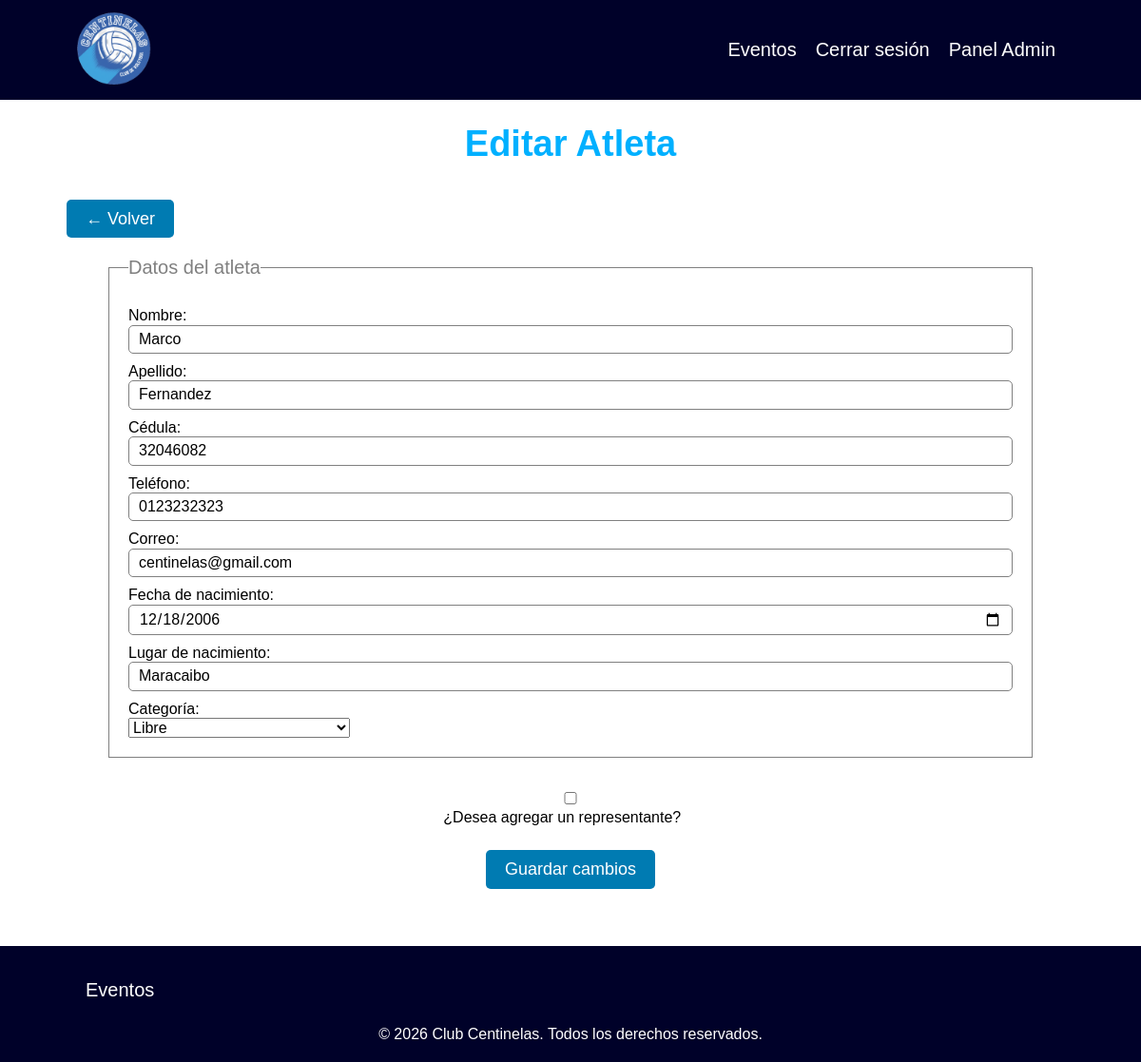
The page /admin/estudiantes/editar.php?id=12 (signed in) on the database its author committed.
### tables this page shows
CREATE TABLE `estudiantes` (
  `id` int(11) NOT NULL,
  `persona_id` int(11) DEFAULT NULL,
  `categoria_id` int(11) DEFAULT NULL,
  `representante_id` int(11) DEFAULT NULL,
  `fecha_nacimiento` date DEFAULT NULL,
  `lugar_nacimiento` varchar(150) DEFAULT NULL
);

CREATE TABLE `personas` (
  `id` int(11) NOT NULL,
  `nombre` varchar(100) NOT NULL,
  `apellido` varchar(100) NOT NULL,
  `cedula` varchar(100) NOT NULL,
  `telefono` varchar(20) DEFAULT NULL,
  `correo` varchar(100) DEFAULT NULL
);

CREATE TABLE `categorias` (
  `id` int(11) NOT NULL,
  `nombre` varchar(100) NOT NULL,
  `descripcion` text DEFAULT NULL
);

### src/Estudiante.php (called while the page is built, shortened)
<?php
class Estudiante {
    public static function findById($id) {
        $conn = DB::conectar();
        $sql = 'SELECT
                    e.id,
                    e.persona_id,
                    e.categoria_id,
                    e.representante_id,
                    e.fecha_nacimiento,
                    e.lugar_nacimiento,
                    p.nombre           AS nombre,
                    p.apellido         AS apellido,
                    p.cedula           AS cedula,
                    p.telefono         AS telefono,
                    p.correo           AS correo,
                    c.nombre           AS categoria_nombre,
                    rp.nombre          AS rep_nombre,
                    rp.apellido        AS rep_apellido,
                    rp.cedula          AS rep_cedula,
                    rp.telefono        AS rep_telefono,
                    rp.correo          AS rep_correo,
                    r.profesion        AS rep_profesion,
                    r.domicilio        AS rep_domicilio
                FROM estudiantes e
                LEFT JOIN personas       p  ON e.persona_id       = p.id
                LEFT JOIN categorias     c  ON e.categoria_id     = c.id
                LEFT JOIN representantes r  ON e.representante_id = r.id
                LEFT JOIN personas       rp ON r.persona_id       = rp.id
                WHERE e.id = ?';
        $stmt = $conn->prepare($sql);
        $stmt->bind_param('i', $id);
        $stmt->execute();
        return $stmt->get_result()->fetch_assoc();
    }
}

### src/Categoria.php (called while the page is built, shortened)
<?php
class Categoria {
    public static function listar() {
        $conn = DB::conectar();
        return $conn->query('SELECT * FROM categorias ORDER BY nombre ASC');
    }
}

### admin/estudiantes/editar.php (the view, shortened to what this page needs)
<?php
require_once __DIR__ . '/../../src/Estudiante.php';
require_once __DIR__ . '/../../src/Categoria.php';
$id = $_GET['id'] ?? null;
$datos = Estudiante::findById($id);
$categorias = Categoria::listar();
include __DIR__ . '/../../templates/header.php';
?>
<main class="contenedor seccion">
    <h1>Editar Atleta</h1>
    <a class="boton" href="/centinela/admin/estudiantes/index.php">← Volver</a>
    <form class="formulario" method="POST" onsubmit="return validarEstudiante()">
        <fieldset>
            <legend>Datos del atleta</legend>
            <label for="nombre">Nombre:</label>
            <input type="text" id="nombre" name="nombre"
                value="<?php echo htmlspecialchars($_POST['nombre'] ?? $datos['nombre']); ?>">
            <label for="apellido">Apellido:</label>
            <input type="text" id="apellido" name="apellido"
                value="<?php echo htmlspecialchars($_POST['apellido'] ?? $datos['apellido']); ?>">
            <label for="cedula">Cédula:</label>
            <input type="text" id="cedula" name="cedula"
                value="<?php echo htmlspecialchars($_POST['cedula'] ?? $datos['cedula']); ?>">
            <label for="telefono">Teléfono:</label>
            <input type="text" id="telefono" name="telefono"
                value="<?php echo htmlspecialchars($_POST['telefono'] ?? $datos['telefono'] ?? ''); ?>">
            <label for="correo">Correo:</label>
            <input type="email" id="correo" name="correo"
                value="<?php echo htmlspecialchars($_POST['correo'] ?? $datos['correo'] ?? ''); ?>">
            <label for="fecha_nacimiento">Fecha de nacimiento:</label>
            <input type="date" id="fecha_nacimiento" name="fecha_nacimiento"
                value="<?php echo htmlspecialchars($_POST['fecha_nacimiento'] ?? $datos['fecha_nacimiento']); ?>">
            <label for="lugar_nacimiento">Lugar de nacimiento:</label>
            <input type="text" id="lugar_nacimiento" name="lugar_nacimiento"
                value="<?php echo htmlspecialchars($_POST['lugar_nacimiento'] ?? $datos['lugar_nacimiento']); ?>">
            <label for="categoria_id">Categoría:</label>
            <select id="categoria_id" name="categoria_id">
                <?php while ($categoria = $categorias->fetch_assoc()) : ?>
                    <option value="<?php echo $categoria['id']; ?>"
                        <?php echo (($_POST['categoria_id'] ?? $datos['categoria_id']) == $categoria['id']) ? 'selected' : ''; ?>>
                        <?php echo htmlspecialchars($categoria['nombre']); ?>
                    </option>
                <?php endwhile; ?>
            </select>
        </fieldset>
        <div id="fila-checkbox-representante" style="display:none; margin: 1.5rem 0;">
            <label>
                <input type="checkbox" id="tiene-representante" name="tiene_representante">
                ¿Desea agregar un representante?
            </label>
        </div>
        <button class="boton" type="submit">Guardar cambios</button>
    </form>
</main>
<?php include __DIR__ . '/../../templates/footer.php'; ?>

### assets/styles/app.css (style rules this page uses)
:root { --blanco-fondo: #FFFFFF; --celeste-primario: #00B0FF; --azul-interactivo: #007BB2; --azul-oscuro: #000129; --texto-principal: #2d353a; }
Html { box-sizing: border-box; font-size: 62.5%; }
*, *:before, *:after { box-sizing: inherit; }
Body { font-size: 1.6rem; }
html, body { height: 100%; margin: 0; }
h1, h2, h3, p, a { font-family: 'Google Sans', sans-serif; color: var(--texto-principal); }
a { text-decoration: none; font-size: 2rem; padding: 1rem; }
h1 { font-size: 3.8rem; font-weight: 700; color: var(--celeste-primario); }
h1, h2, h3 { text-align: center; }
.seccion { margin-top: 5rem; margin-bottom: 5rem; }
.boton { display: inline-block; background-color: var(--azul-interactivo); color: white; padding: 1rem 2rem; margin: 1rem; border-radius: 5px; font-size: 1.8rem; font-weight: 500; border: none; font-family: 'Google Sans', sans-serif; }
.contenedor { max-width: 90%; margin: 0 auto; }

### rows shown on the page
estudiantes: nombre "Marco", apellido "Fernandez", cedula "32046082", telefono "0123232323", correo "centinelas@gmail.com", fecha_nacimiento "12/18/2006", lugar_nacimiento "Maracaibo", categoria_id "Libre"
